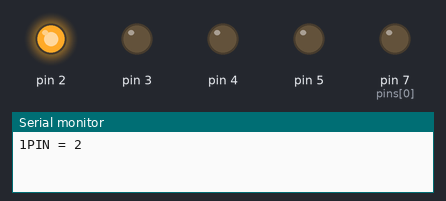
Bench run of a sketch on a simulated Arduino Uno, built with avr-gcc and run on an emulated ATmega328P. Shown: output pins drawn as LEDs (lit = HIGH), the last lines printed to the serial monitor.

Above: at 0.1 s.
At 5.1 s:
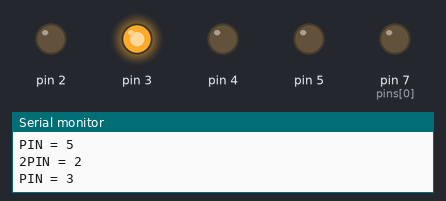
At 10.1 s:
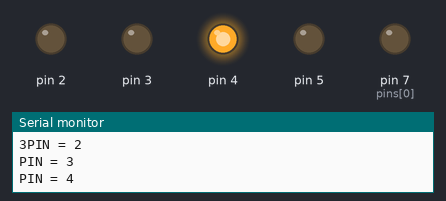
At 20.1 s:
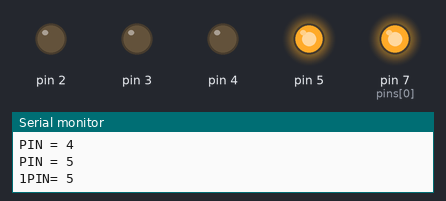
At 30.1 s:
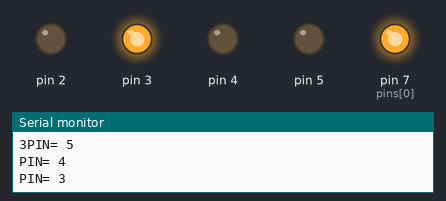
At 39.75 s:
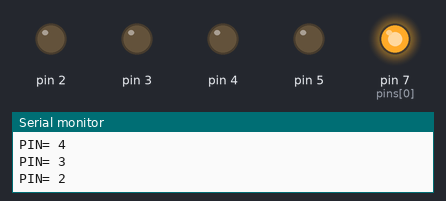
Timing chart, 0 to 40.0 s (numbered marks = the images above):
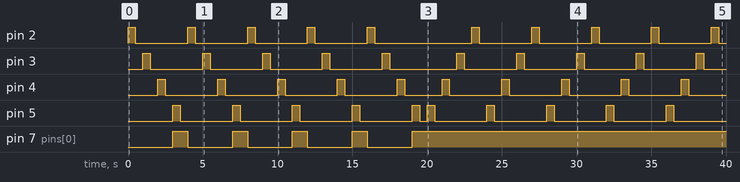

The sketch:

LedsFor.ino
```cpp
/*Secuencias de luces uno*/
int led;
int i;
const int pins[7] = { 7, 8, 9, 10, 11, 12, 13 };
const byte numbersDisplayAnode[10] = {0b1000000, //0
0b1111010, //1
0b0100100, //2
0b0101000, //3
0b0011010, //4
0b0001001, //5
0b0000001, //6
0b1111000, //7
0b0000000, //8
0b0011000}; //9

void setup() {
  Serial.begin(9600);
  for(led=2;led<6;led++){         //Reconoce los pines desde 0 hasta el 3
    pinMode(led,OUTPUT);
    pinMode(pins[i], OUTPUT);
}
 lightSegments(0);
}
void loop() {
    for(led=2;led<6;led++){         //Reconoce los pines desde 0 hasta el 3
    digitalWrite(led,LOW);
  }
  for(i=1;i<6;i++){
    Serial.print(i);
    for(led=2;led<6;led=led+1){             //Reconoce los pimes desde 0 hasta el
      Serial.print("PIN = ");
      Serial.println(led);
      lightSegments(led);
      digitalWrite(led,1);
      delay(500);
      digitalWrite(led,0);
      delay(500);
    }
  }
for(i=1;i<6;i++){
  Serial.print(i);
  for(led=5;led>1;led=led-1){
    Serial.print("PIN= ");
    Serial.println(led);
    digitalWrite(led,1);
    delay(500);
    digitalWrite(led,0);
    delay(500);
  }
}
}
void lightSegments(int number) {
byte numberBit = numbersDisplayAnode[number];
for (int i = 0; i < 7; i++) {
int bit = bitRead(numberBit, i);
digitalWrite(pins[i], bit);
}
}
```

Measured:
- by itself, pin 2: goes 4 × (HIGH 0.50 s, LOW 3.5 s), HIGH 0.50 s, LOW 6.5 s, 4 × (HIGH 0.50 s, LOW 3.5 s), HIGH 0.50 s, then LOW
- by itself, pin 3: goes 4 × (HIGH 0.50 s, LOW 3.5 s), HIGH 0.50 s, LOW 4.5 s, 4 × (HIGH 0.50 s, LOW 3.5 s), HIGH 0.50 s, then LOW
- by itself, pin 4: goes 4 × (HIGH 0.50 s, LOW 3.5 s), HIGH 0.50 s, LOW 2.5 s, 4 × (HIGH 0.50 s, LOW 3.5 s), HIGH 0.50 s, then LOW
- by itself, pin 5: goes 4 × (HIGH 0.50 s, LOW 3.5 s), HIGH 0.50 s, LOW 0.50 s, 4 × (HIGH 0.50 s, LOW 3.5 s), HIGH 0.50 s, then LOW
- by itself, pin 7 (pins[0]): alternates HIGH for 1.0 s and LOW for 3.0 s, 9 changes in all, then stays HIGH
